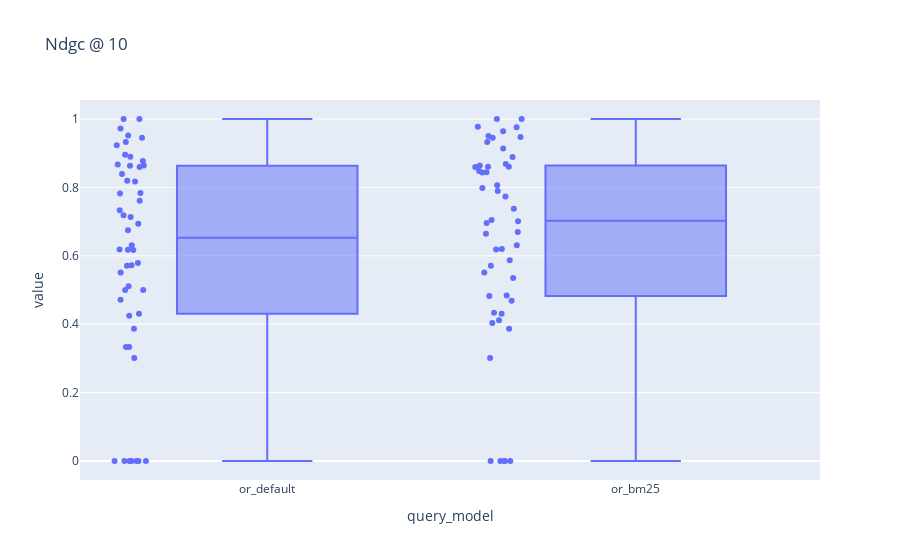

Notebook cell for this chart:
### Markdown cell above
We can also visualize the distribution of the metrics across the queries to get a better picture of the results.

### Code cell
import plotly.express as px


fig = px.box(
    metric_values[metric_values.metric == "ndcg_10"], 
    x="query_model", 
    y="value", 
    title="Ndgc @ 10",
    points="all"
)
fig.show()

### Figure 1 — Plotly figure (JSON) as saved in the notebook; plotly's stock layout.template omitted (floating-point values rounded to 4 significant figures)
{"data": [{"alignmentgroup": "True", "boxpoints": "all", "hovertemplate": "query_model=%{x}<br>value=%{y}<extra></extra>", "legendgroup": "", "marker": {"color": "#636efa"}, "name": "", "notched": false, "offsetgroup": "", "orientation": "v", "showlegend": false, "type": "box", "x": ["or_default", "or_default", "or_default", "or_default", "or_default", "or_default", "or_default", "or_default", "or_default", "or_default", "or_default", "or_default", "or_default", "or_default", "or_default", "or_default", "or_default", "or_default", "or_default", "or_default", "or_default", "or_default", "or_default", "or_default", "or_default", "or_default", "or_default", "or_default", "or_default", "or_default", "or_default", "or_default", "or_default", "or_default", "or_default", "or_default", "or_default", "or_default", "or_default", "or_default", "or_default", "or_default", "or_default", "or_default", "or_default", "or_default", "or_default", "or_default", "or_default", "or_default", "or_bm25", "or_bm25", "or_bm25", "or_bm25", "or_bm25", "or_bm25", "or_bm25", "or_bm25", "or_bm25", "or_bm25", "or_bm25", "or_bm25", "or_bm25", "or_bm25", "or_bm25", "or_bm25", "or_bm25", "or_bm25", "or_bm25", "or_bm25", "or_bm25", "or_bm25", "or_bm25", "or_bm25", "or_bm25", "or_bm25", "or_bm25", "or_bm25", "or_bm25", "or_bm25", "or_bm25", "or_bm25", "or_bm25", "or_bm25", "or_bm25", "or_bm25", "or_bm25", "or_bm25", "or_bm25", "or_bm25", "or_bm25", "or_bm25", "or_bm25", "or_bm25", "or_bm25", "or_bm25", "or_bm25", "or_bm25", "or_bm25", "or_bm25"], "x0": " ", "xaxis": "x", "y": [0.8642, 0, 0.3333, 0.5, 0.5508, 0.5787, 0.6934, 0, 0.4716, 1, 0, 0.7132, 0.3869, 0.9725, 0.8597, 0.8635, 0.6748, 0.8667, 0, 0.7328, 0.4307, 0.8956, 0.7835, 0.9453, 0.923, 0.8175, 0.89, 0.5706, 0.6179, 0.8393, 0.3333, 0.6309, 1, 0, 0.5724, 0.8768, 0.9325, 0.7824, 0.425, 0.8192, 0.952, 0.7613, 0.301, 0.511, 0.6171, 0.6183, 0.7189, 0.5, 0, 0, 0.4836, 0.4307, 0.3869, 0, 0.5508, 0.8432, 0.8478, 0.5349, 0.7734, 0.9134, 0, 0.4035, 0, 0.8442, 0.8597, 0.8061, 0.8638, 0.8603, 0.4333, 0.8603, 0.7045, 0.301, 0.6196, 0.8887, 0.9451, 0.9471, 0.587, 0.7374, 0.9758, 0.5706, 1, 0.6309, 0.6699, 0, 0.696, 0.7897, 0.7983, 0.6643, 0.9644, 0.701, 0.4825, 1, 0, 0.9502, 0.8682, 0.9775, 0.9325, 0.4685, 0.4118, 0.6183], "y0": " ", "yaxis": "y"}], "layout": {"boxmode": "group", "legend": {"tracegroupgap": 0}, "title": {"text": "Ndgc @ 10"}, "xaxis": {"anchor": "y", "domain": [0, 1], "title": {"text": "query_model"}}, "yaxis": {"anchor": "x", "domain": [0, 1], "title": {"text": "value"}}}}
